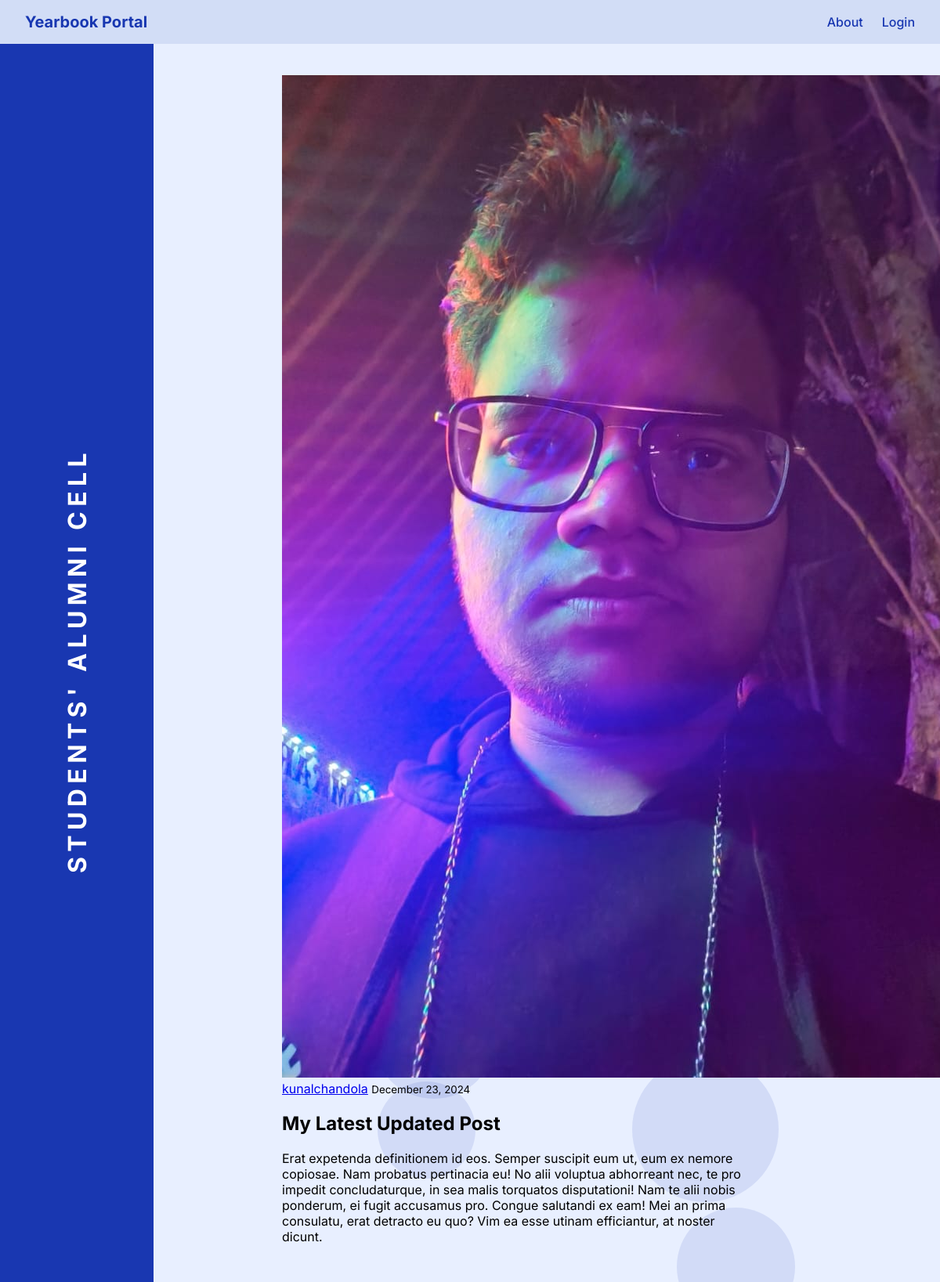
The page /post/29/ on the database its author committed.
### blog/models.py (models this page shows, shortened)
class Post(models.Model):
    title = models.CharField(max_length=100)
    content = models.TextField()
    date_posted = models.DateTimeField(default=timezone.now)
    author = models.ForeignKey(User, on_delete = models.CASCADE) #if user is deleted delete his all posts

### users/models.py (models this page shows, shortened)
class Profile(models.Model):
    user = models.OneToOneField(User, on_delete=models.CASCADE) #if user is deleted , delete its profile but not vice versa
    image = models.ImageField(default='default.jpg', upload_to='profile_pics')

### blog/views.py (the view)
# urls.py: path('post/<int:pk>/', PostDetailView.as_view(), name='post-detail'),
class PostDetailView(DetailView):
    model = Post

### blog/templates/blog/post_detail.html (shortened to what this page needs)
{% extends "blog/base.html" %}
{% block content %}
<article class="media content-section">
    <img class="rounded-circle article-img" src="{{ object.author.profile.image.url}}">
    <div class="media-body">
      <div class="article-metadata">
        <a class="mr-2" href="{% url 'user-posts' object.author.username %}">{{object.author }}</a>
        <small class="text-muted">{{ object.date_posted | date:"F d, Y"}}</small>
      </div>
      <h2 class="article-title">{{object.title }}</h2>
      <p class="article-content">{{ object.content }}</p>
    </div>
  </article>
{% endblock content %}

### blog/templates/blog/base.html (style rules this page uses)
:root { --primary-blue: #1937B1; --light-blue: #E8EFFF; --medium-blue: #4B6BFF; }
body { font-family: 'Inter', sans-serif; margin: 0; padding: 0; background-color: var(--light-blue); }

### rows shown on the page
Post: author.profile.image (picture), author "kunalchandola", date_posted "December 23, 2024", title "My Latest Updated Post", content "Erat expetenda definitionem id eos. Semper suscipit eum ut, eum ex nemore copiosae. Nam probatus pertinacia eu! No alii voluptua abhorreant nec, te pro impedit concludaturque, in sea malis torquatos disputationi! Nam te alii nobis ponderum, ei fugit accusamus pro. Congue salutandi ex eam! Mei an prima consulatu, erat detracto eu quo? Vim ea esse utinam efficiantur, at noster dicunt."
